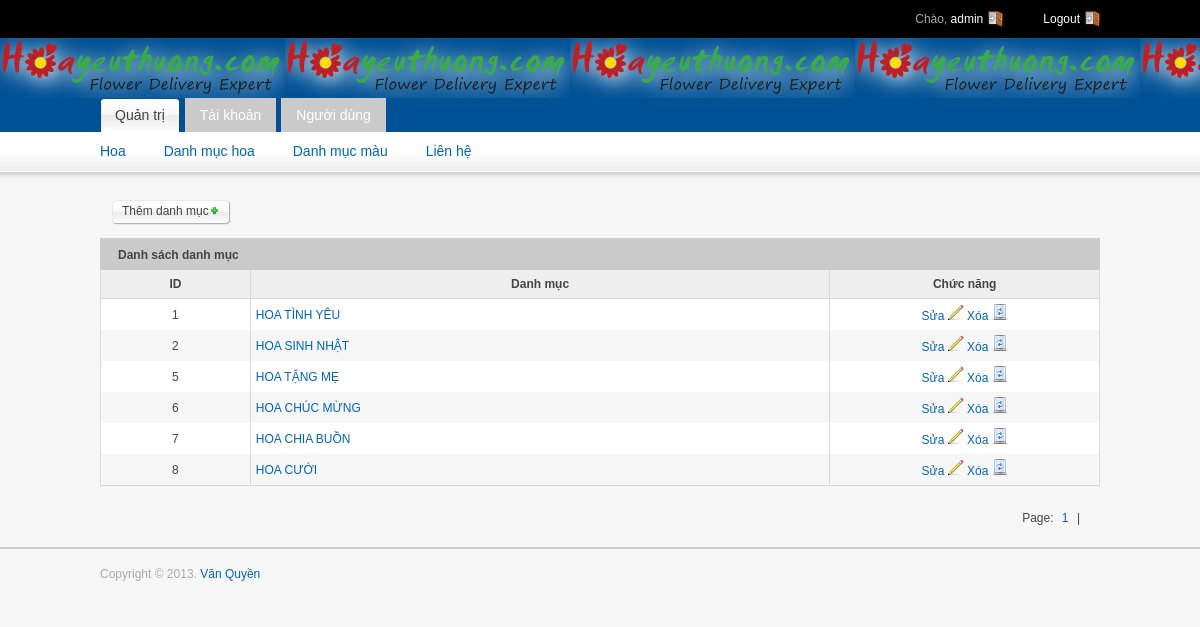
The app's page /admin/indexCat.php (signed in) with its own data.
### tables this page shows
CREATE TABLE `theloai` (
  `id_theloai` int(11) NOT NULL,
  `Tentheloai` varchar(100) NOT NULL
);

### admin/indexCat.php (the view, shortened to what this page needs)
<?php
	include_once $_SERVER["DOCUMENT_ROOT"]."/banhoa/templates/admin/inc/header.php";
?>
<?php
	include_once $_SERVER["DOCUMENT_ROOT"]."/banhoa/function/dbconnection.php";
	$querytsd="SELECT COUNT(id_theloai) AS tongsodong FROM theloai";
	$resulttsd=$mysqli->query($querytsd);
	$arrtsd=mysqli_fetch_assoc($resulttsd);
	$tongsodong=$arrtsd["tongsodong"];
	$row_count=ROW_COUNT;
	$sotrang=ceil($tongsodong/$row_count);
	$current_page=1;
	$off_set=($current_page-1)*$row_count;
	$query="SELECT * FROM theloai LIMIT {$off_set},{$row_count}";
	$result=$mysqli->query($query);
?>
<div class="bottom-spacing">
	<div class="float-left">
		<a href="addCat.php" class="button">
			<span>Thêm danh mục<img src="/banhoa/templates/admin/images/plus-small.gif" alt="Thêm tin"></span>
		</a>
	</div>
</div>
<div class="grid_12">
	<div class="module">
		<h2><span>Danh sách danh mục</span></h2>
		<div class="module-table-body">
			<form action="">
			<table id="myTable" class="tablesorter">
				<thead>
					<tr>
						<th style="width:15%; text-align: center;">ID</th>
						<th>Danh mục</th>
						<th style="width:27%; text-align: center;">Chức năng</th>
					</tr>
				</thead>
				<tbody>
					<?php
						while($rowdm=mysqli_fetch_assoc($result)){
							$id=$rowdm["id_theloai"];
							$ten=$rowdm["Tentheloai"];
					?>
					<tr>
						<td class="align-center"><?php echo $id?></td>
						<td><a href=""><?php echo $ten?></a></td>
						<td align="center">
							<a href="editCat.php?edit=<?php echo $id?>">Sửa <img src="/banhoa/templates/admin/images/pencil.gif" alt="edit" /></a>
							<a href="delCat.php?delete=<?php echo $id?>">Xóa <img src="/banhoa/templates/admin/images/bin.gif" width="16" height="16" alt="delete" /></a>
						</td>
					</tr>
					<?php }?>
				</tbody>
			</table>
			</form>
		 </div>
	</div>
		 <div class="pagination">
					<div class="numbers">
						<span>Page:</span>
						<?php
							for($i=1;$i<=$sotrang;$i++){
						?>
						<a href="indexCat.php?current_page=<?php echo $i?>"><?php echo $i?></a>
						<span>|</span>
						<?php
							}
						?>
					</div>
				 </div>
</div>
<?php require_once $_SERVER['DOCUMENT_ROOT']. '/banhoa/templates/admin/inc/footer.php';?>

### templates/admin/css/styles.css (style rules this page uses)
html, body, div, span, applet, object, iframe, h1, h2, h3, h4, h5, h6, p, blockquote, pre, a, abbr, acronym, address, big, cite, code, del, dfn, em, font, img, ins, kbd, q, s, samp, small, strike, strong, sub, sup, tt, var, b, u, i, center, dl, dt, dd, ol, ul, li, fieldset, form, label, legend, table, caption, tbody, tfoot, thead, tr, th, td { background: transparent none repeat scroll 0 0; border: 0 none; font-size: 100%; margin: 0; outline: 0 none; padding: 0; }
body { line-height: 1; }
table { border-collapse: collapse; border-spacing: 0; }
body { background-color: #f6f6f6; color: #444444; font: 12px/1.5 tahoma,arial; }
h2 { font-size: 24px; letter-spacing: -1px; }
p, dl, hr, h1, h2, h3, h4, h5, h6, ol, ul, pre, table, address, fieldset { margin-bottom: 15px; }
a, a:visited { color: #0063be; text-decoration: none; }
.align-center { text-align: center; }
.float-left { float: left; }
.bottom-spacing { margin: 12px; }
div.module { float: left; margin-bottom: 10px; width: 100%; }
div.module div.module-table-body { float: left; padding: 0; width: 100%; }
div.module h2 { background: #cacaca none repeat scroll 0 0; color: #444444; display: block; float: left; font-family: Arial,Helvetica,sans-serif; font-size: 12px; font-weight: bold; height: 32px; letter-spacing: normal; margin-bottom: 0; margin-right: 0; padding-right: 0; text-decoration: none; width: 100%; }
div.module h2 span { display: block; line-height: 20px; padding: 7px 0 5px 18px; }
div.module table { border-bottom: 1px solid #d9d9d9; border-left: 1px solid #d9d9d9; margin: 0 0 10px; width: 100%; }
div.module table th { background-color: #eeeeee; border-bottom: 1px solid #d9d9d9; border-right: 1px solid #d9d9d9; color: #444444; padding: 5px; }
div.module table td { background-color: #ffffff; border-right: 1px solid #d9d9d9; padding: 5px; }
a.button { background: transparent url("../images/button-right-bg-m.gif") no-repeat scroll right top; color: #444444; display: block; float: left; font-family: Arial,Helvetica,sans-serif; font-size: 12px; height: 26px; padding-right: 11px; text-decoration: none; }
a.button span { background: transparent url("../images/button-left-bg-m.gif") no-repeat scroll left top; display: block; line-height: 15px; padding: 4px 0 7px 10px; }
.pagination { float: right; margin-bottom: 20px; }
.pagination .numbers { float: left; margin-right: 15px; padding-top: 3px; }
.pagination .numbers span { padding: 0 5px; }
#myTable td { vertical-align: middle; }
#myTable tr:nth-child(2n) td { background: #f6f6f6 none repeat scroll 0 0; }

### records on screen
theloai: id_theloai "1", Tentheloai "HOA TÌNH YÊU"
theloai: id_theloai "2", Tentheloai "HOA SINH NHẬT"
theloai: id_theloai "5", Tentheloai "HOA TẶNG MẸ"
theloai: id_theloai "6", Tentheloai "HOA CHÚC MỪNG"
theloai: id_theloai "7", Tentheloai "HOA CHIA BUỒN"
theloai: id_theloai "8", Tentheloai "HOA CƯỚI"
